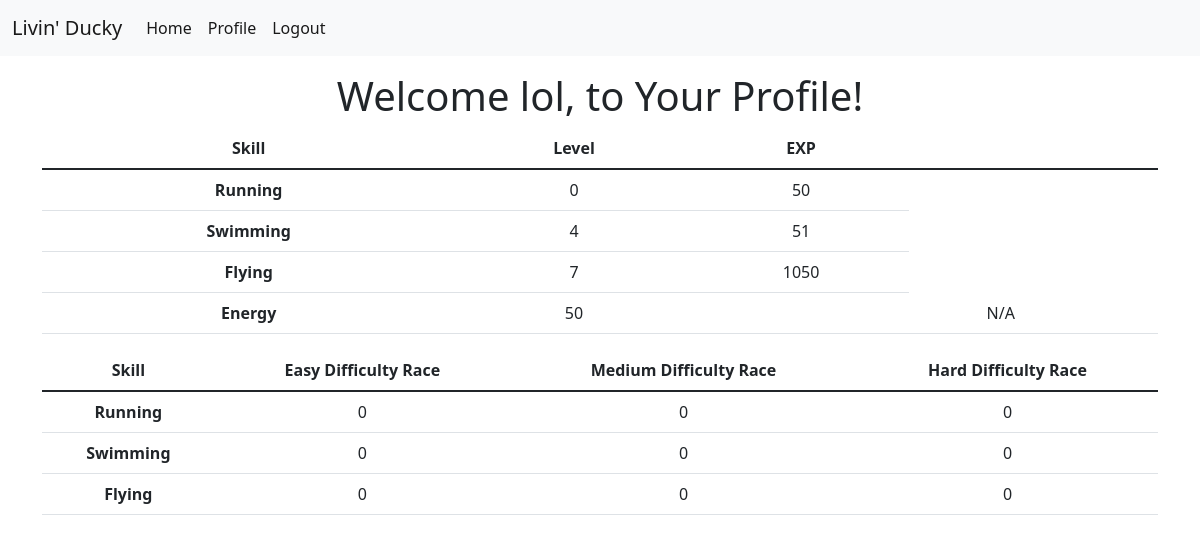
The app's page /profile (signed in), older data.
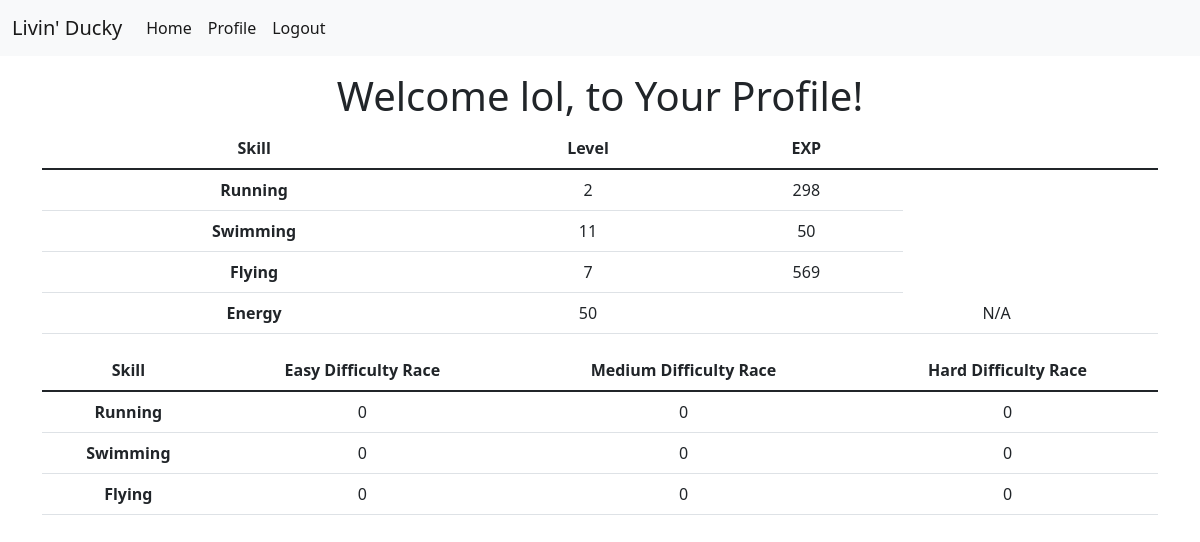
The same page, newer data.
### tables this page shows
CREATE TABLE ducks(
    username TEXT NOT NULL,
    duckName TEXT NOT NULL,
    runLvl INTEGER,
    swimLvl INTEGER,
    flyLvl INTEGER,
    stamina INTEGER,
    runProg INTEGER,
    swimProg INTEGER,
    flyProg INTEGER,
    run1 INTEGER,
    run2 INTEGER,
    run3 INTEGER,
    swim1 INTEGER,
    swim2 INTEGER,
    swim3 INTEGER,
    fly1 INTEGER,
    fly2 INTEGER,
    fly3 INTEGER,
    cosmetics TEXT NOT NULL);

### __init__.py (the view)
@app.route("/profile", methods=['GET', 'POST'])
def profile():
    if (session.get("username") != None):
        db = sqlite3.connect("users.db")
        c = db.cursor()
        c.execute("SELECT * FROM ducks WHERE username=?", (session.get("username"),))
        profileinfo = c.fetchall()[0]
        return render_template("profile.html", user =session['username'],
        running_level=profileinfo[2], running_progress=profileinfo[6],
        swimming_level=profileinfo[3], swimming_progress=profileinfo[7],
        flying_level=profileinfo[4], flying_progress=profileinfo[8],
        energy=profileinfo[5], energy_progress="N/A",
        running_easy=profileinfo[9], running_med=profileinfo[10], running_hard=profileinfo[11],
        swimming_easy=profileinfo[12], swimming_med=profileinfo[13], swimming_hard=profileinfo[14],
        flying_easy=profileinfo[15], flying_med=profileinfo[16], flying_hard=profileinfo[17])
    else:
        return redirect("/login")

### templates/profile.html (shortened to what this page needs)
{% extends "base.html" %}
{% block body %}
  <br><br><br>
  <h1>Welcome {{user}}, to Your Profile!</h1>
  <div class="container justify-content-center">
    <table class="table">
      <thead>
        <tr>
          <th scope="col">Skill</th>
          <th scope="col">Level</th>
          <th scope="col">EXP</th>
        </tr>
      </thead>
      <tbody>
        <tr>
          <th scope="row">Running</th>
          <td>{{running_level}}</td>
          <td>{{running_progress}}</td>
        </tr>
        <tr>
          <th scope="row">Swimming</th>
          <td>{{swimming_level}}</td>
          <td>{{swimming_progress}}</td>
        </tr>
        <tr>
          <th scope="row">Flying</th>
          <td>{{flying_level}}</td>
          <td>{{flying_progress}}</td>
        </tr>
        <tr>
          <th scope="row">Energy</th>
          <td>{{energy}}<td>
          <td>{{energy_progress}}<td>
        </tr>
      </tbody>
    </table>
    <table class="table">
      <thead>
        <tr>
          <th scope="col">Skill</th>
          <th scope="col">Easy Difficulty Race</th>
          <th scope="col">Medium Difficulty Race</th>
          <th scope="col">Hard Difficulty Race</th>
        </tr>
      </thead>
      <tbody>
        <tr>
          <th scope="row">Running</th>
          <td>{{running_easy}}</td>
          <td>{{running_med}}</td>
          <td>{{running_hard}}</td>
        </tr>
        <tr>
          <th scope="row">Swimming</th>
          <td>{{swimming_easy}}</td>
          <td>{{swimming_med}}</td>
          <td>{{swimming_hard}}</td>
        </tr>
        <tr>
          <th scope="row">Flying</th>
          <td>{{flying_easy}}</td>
          <td>{{flying_med}}</td>
          <td>{{flying_hard}}</td>
        </tr>
      </tbody>
    </table>
  </div>
{% endblock %}

### templates/base.html (shortened to what this page needs)
<!DOCTYPE html>
<html>
    <head>
        <link href="https://cdn.jsdelivr.net/npm/bootstrap@5.1.3/dist/css/bootstrap.min.css" rel="stylesheet">
        <link rel="stylesheet"
              type="text/css"
              href="../static/css/style.css">
    </head>
    <body>
      <nav class="navbar navbar-expand fixed-top navbar-light bg-light">
        <div class="container-fluid">
            <a class="navbar-brand" href="/">Livin' Ducky</a>
            <div class="collapse navbar-collapse" id="navbarSupportedContent">
              <ul class="navbar-nav">
                <li class="nav-item">
                  <a class="nav-link active" aria-current="page" href="/game">Home</a>
                </li>
                <li class="nav-item">
                  <a class="nav-link active" aria-current="page" href="/profile">Profile</a>
                </li>
                {% if session['username'] %}
                <li class="nav-item">
                  <a class="nav-link active" aria-current="page" href="/logout">Logout</a>
                </li>
                {% endif %}
            </div>
        </div>
      </nav>
       {% block body %} {% endblock %}
    </body>
</html>

### templates/profile.html (style rules this page uses)
body { text-align: center }

Row changes from the older to the newer data that the page shows:
changed ducks "lol": runProg (not shown) → "298"; flyProg "1050" → "569"
Text that changed along with them:
{{ running_level }}: "0" → "2"
{{ swimming_level }}: "4" → "11"
{{ swimming_progress }}: "51" → "50"
{{ running_progress }}: "50" → (not shown)
